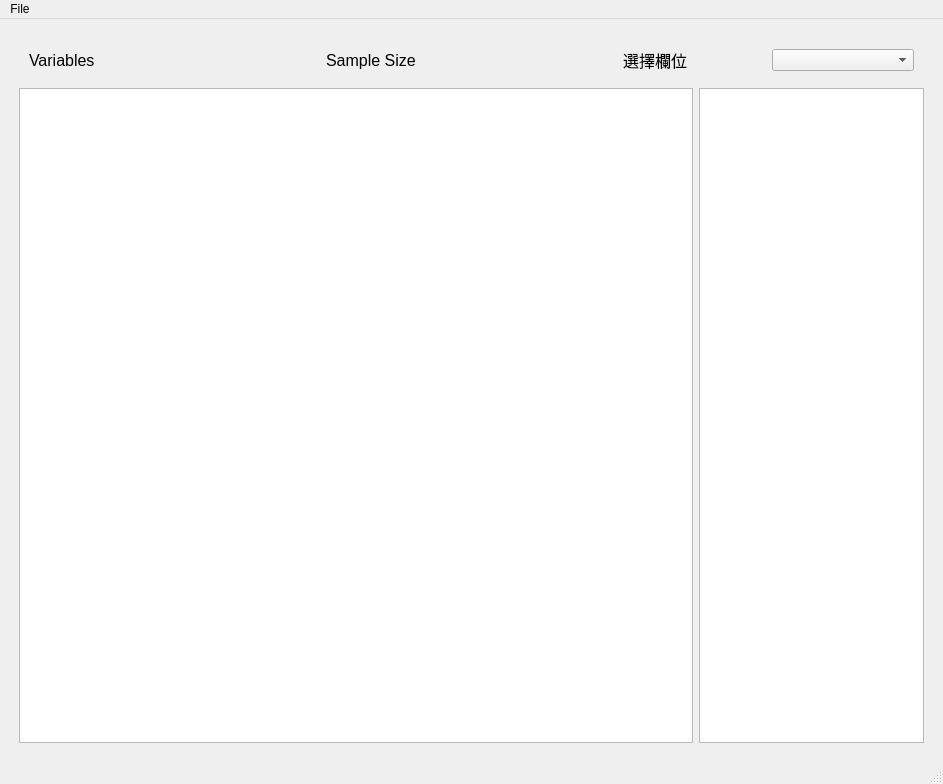
<?xml version="1.0" encoding="UTF-8"?>
<ui version="4.0">
 <class>MainWindow</class>
 <widget class="QMainWindow" name="MainWindow">
  <property name="geometry">
   <rect>
    <x>0</x>
    <y>0</y>
    <width>943</width>
    <height>784</height>
   </rect>
  </property>
  <property name="windowTitle">
   <string>MainWindow</string>
  </property>
  <widget class="QWidget" name="centralwidget">
   <layout class="QHBoxLayout" name="horizontalLayout_3">
    <item>
     <layout class="QVBoxLayout" name="verticalLayout">
      <property name="leftMargin">
       <number>10</number>
      </property>
      <property name="topMargin">
       <number>10</number>
      </property>
      <property name="rightMargin">
       <number>10</number>
      </property>
      <property name="bottomMargin">
       <number>10</number>
      </property>
      <item>
       <layout class="QHBoxLayout" name="horizontalLayout">
        <property name="leftMargin">
         <number>10</number>
        </property>
        <property name="topMargin">
         <number>10</number>
        </property>
        <property name="rightMargin">
         <number>10</number>
        </property>
        <property name="bottomMargin">
         <number>10</number>
        </property>
        <item>
         <widget class="QLabel" name="label_1">
          <property name="font">
           <font>
            <pointsize>12</pointsize>
           </font>
          </property>
          <property name="text">
           <string>Variables</string>
          </property>
         </widget>
        </item>
        <item>
         <widget class="QLabel" name="label_variable">
          <property name="font">
           <font>
            <pointsize>12</pointsize>
           </font>
          </property>
          <property name="text">
           <string/>
          </property>
         </widget>
        </item>
        <item>
         <widget class="QLabel" name="label_2">
          <property name="font">
           <font>
            <pointsize>12</pointsize>
           </font>
          </property>
          <property name="text">
           <string>Sample Size</string>
          </property>
         </widget>
        </item>
        <item>
         <widget class="QLabel" name="label_size">
          <property name="font">
           <font>
            <pointsize>12</pointsize>
           </font>
          </property>
          <property name="text">
           <string/>
          </property>
         </widget>
        </item>
        <item>
         <widget class="QLabel" name="label_3">
          <property name="font">
           <font>
            <pointsize>12</pointsize>
           </font>
          </property>
          <property name="text">
           <string>選擇欄位</string>
          </property>
         </widget>
        </item>
        <item>
         <widget class="QComboBox" name="comboBox_col"/>
        </item>
       </layout>
      </item>
      <item>
       <layout class="QHBoxLayout" name="horizontalLayout_2" stretch="3,1">
        <item>
         <widget class="QTableView" name="tableView"/>
        </item>
        <item>
         <widget class="GraphicsLayoutWidget" name="graphLayoutWidget"/>
        </item>
       </layout>
      </item>
     </layout>
    </item>
   </layout>
  </widget>
  <widget class="QMenuBar" name="menubar">
   <property name="geometry">
    <rect>
     <x>0</x>
     <y>0</y>
     <width>943</width>
     <height>25</height>
    </rect>
   </property>
   <widget class="QMenu" name="menuFile">
    <property name="title">
     <string>File</string>
    </property>
    <addaction name="actionOpen"/>
    <addaction name="actionExit"/>
   </widget>
   <addaction name="menuFile"/>
  </widget>
  <widget class="QStatusBar" name="statusbar"/>
  <action name="actionOpen">
   <property name="text">
    <string>Open</string>
   </property>
  </action>
  <action name="actionExit">
   <property name="text">
    <string>Exit</string>
   </property>
  </action>
 </widget>
 <customwidgets>
  <customwidget>
   <class>GraphicsLayoutWidget</class>
   <extends>QGraphicsView</extends>
   <header location="global">pyqtgraph</header>
  </customwidget>
 </customwidgets>
 <resources/>
 <connections/>
</ui>
